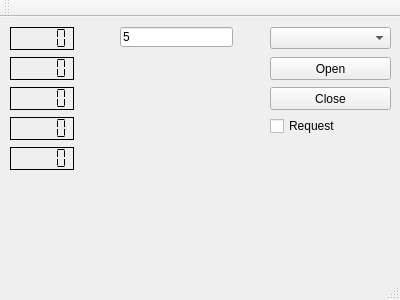
<?xml version="1.0" encoding="UTF-8"?>
<ui version="4.0">
 <class>MainWindow</class>
 <widget class="QMainWindow" name="MainWindow">
  <property name="geometry">
   <rect>
    <x>0</x>
    <y>0</y>
    <width>400</width>
    <height>300</height>
   </rect>
  </property>
  <property name="windowTitle">
   <string>MainWindow</string>
  </property>
  <widget class="QWidget" name="centralWidget">
   <widget class="QComboBox" name="comboBox">
    <property name="geometry">
     <rect>
      <x>270</x>
      <y>10</y>
      <width>121</width>
      <height>22</height>
     </rect>
    </property>
   </widget>
   <widget class="QLCDNumber" name="lcdNumber_1">
    <property name="geometry">
     <rect>
      <x>10</x>
      <y>10</y>
      <width>64</width>
      <height>23</height>
     </rect>
    </property>
    <property name="frameShadow">
     <enum>QFrame::Plain</enum>
    </property>
    <property name="segmentStyle">
     <enum>QLCDNumber::Flat</enum>
    </property>
   </widget>
   <widget class="QPushButton" name="pushButton">
    <property name="geometry">
     <rect>
      <x>270</x>
      <y>40</y>
      <width>121</width>
      <height>23</height>
     </rect>
    </property>
    <property name="text">
     <string>Open</string>
    </property>
   </widget>
   <widget class="QLCDNumber" name="lcdNumber_2">
    <property name="geometry">
     <rect>
      <x>10</x>
      <y>40</y>
      <width>64</width>
      <height>23</height>
     </rect>
    </property>
    <property name="frameShadow">
     <enum>QFrame::Plain</enum>
    </property>
    <property name="segmentStyle">
     <enum>QLCDNumber::Flat</enum>
    </property>
   </widget>
   <widget class="QLCDNumber" name="lcdNumber_3">
    <property name="geometry">
     <rect>
      <x>10</x>
      <y>70</y>
      <width>64</width>
      <height>23</height>
     </rect>
    </property>
    <property name="frameShadow">
     <enum>QFrame::Plain</enum>
    </property>
    <property name="segmentStyle">
     <enum>QLCDNumber::Flat</enum>
    </property>
   </widget>
   <widget class="QLCDNumber" name="lcdNumber_4">
    <property name="geometry">
     <rect>
      <x>10</x>
      <y>100</y>
      <width>64</width>
      <height>23</height>
     </rect>
    </property>
    <property name="frameShadow">
     <enum>QFrame::Plain</enum>
    </property>
    <property name="segmentStyle">
     <enum>QLCDNumber::Flat</enum>
    </property>
   </widget>
   <widget class="QLCDNumber" name="lcdNumber_5">
    <property name="geometry">
     <rect>
      <x>10</x>
      <y>130</y>
      <width>64</width>
      <height>23</height>
     </rect>
    </property>
    <property name="frameShadow">
     <enum>QFrame::Plain</enum>
    </property>
    <property name="segmentStyle">
     <enum>QLCDNumber::Flat</enum>
    </property>
   </widget>
   <widget class="QPushButton" name="pushButton_2">
    <property name="geometry">
     <rect>
      <x>270</x>
      <y>70</y>
      <width>121</width>
      <height>23</height>
     </rect>
    </property>
    <property name="text">
     <string>Close</string>
    </property>
   </widget>
   <widget class="QCheckBox" name="checkRequest">
    <property name="geometry">
     <rect>
      <x>270</x>
      <y>100</y>
      <width>71</width>
      <height>18</height>
     </rect>
    </property>
    <property name="text">
     <string>Request</string>
    </property>
   </widget>
   <widget class="QLineEdit" name="lineEdit">
    <property name="geometry">
     <rect>
      <x>120</x>
      <y>10</y>
      <width>113</width>
      <height>20</height>
     </rect>
    </property>
    <property name="text">
     <string>5</string>
    </property>
   </widget>
  </widget>
  <widget class="QMenuBar" name="menuBar">
   <property name="geometry">
    <rect>
     <x>0</x>
     <y>0</y>
     <width>400</width>
     <height>18</height>
    </rect>
   </property>
  </widget>
  <widget class="QToolBar" name="mainToolBar">
   <attribute name="toolBarArea">
    <enum>TopToolBarArea</enum>
   </attribute>
   <attribute name="toolBarBreak">
    <bool>false</bool>
   </attribute>
  </widget>
  <widget class="QStatusBar" name="statusBar"/>
 </widget>
 <layoutdefault spacing="6" margin="11"/>
 <resources/>
 <connections/>
</ui>
